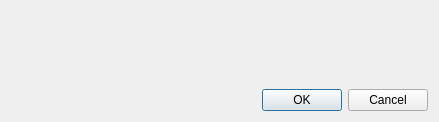
<?xml version="1.0" encoding="UTF-8"?>
<ui version="4.0">
 <class>stop_dialog</class>
 <widget class="QDialog" name="stop_dialog">
  <property name="geometry">
   <rect>
    <x>0</x>
    <y>0</y>
    <width>439</width>
    <height>122</height>
   </rect>
  </property>
  <property name="windowTitle">
   <string>Are you sure?</string>
  </property>
  <layout class="QVBoxLayout" name="verticalLayout">
   <property name="leftMargin">
    <number>25</number>
   </property>
   <item>
    <widget class="QLabel" name="label">
     <property name="text">
      <string/>
     </property>
     <property name="wordWrap">
      <bool>true</bool>
     </property>
    </widget>
   </item>
   <item>
    <widget class="QDialogButtonBox" name="buttonBox">
     <property name="orientation">
      <enum>Qt::Horizontal</enum>
     </property>
     <property name="standardButtons">
      <set>QDialogButtonBox::Cancel|QDialogButtonBox::Ok</set>
     </property>
    </widget>
   </item>
  </layout>
 </widget>
 <resources/>
 <connections>
  <connection>
   <sender>buttonBox</sender>
   <signal>accepted()</signal>
   <receiver>stop_dialog</receiver>
   <slot>accept()</slot>
   <hints>
    <hint type="sourcelabel">
     <x>248</x>
     <y>254</y>
    </hint>
    <hint type="destinationlabel">
     <x>157</x>
     <y>274</y>
    </hint>
   </hints>
  </connection>
  <connection>
   <sender>buttonBox</sender>
   <signal>rejected()</signal>
   <receiver>stop_dialog</receiver>
   <slot>reject()</slot>
   <hints>
    <hint type="sourcelabel">
     <x>316</x>
     <y>260</y>
    </hint>
    <hint type="destinationlabel">
     <x>286</x>
     <y>274</y>
    </hint>
   </hints>
  </connection>
 </connections>
</ui>
